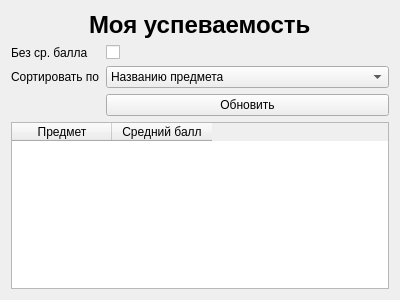
<?xml version="1.0" encoding="UTF-8"?>
<ui version="4.0">
 <class>Progress</class>
 <widget class="QWidget" name="Progress">
  <property name="geometry">
   <rect>
    <x>0</x>
    <y>0</y>
    <width>400</width>
    <height>300</height>
   </rect>
  </property>
  <property name="windowTitle">
   <string>Моя успеваемость</string>
  </property>
  <layout class="QGridLayout" name="gridLayout">
   <item row="2" column="1">
    <layout class="QFormLayout" name="formLayout">
     <item row="0" column="0">
      <widget class="QLabel" name="label_2">
       <property name="text">
        <string>Без ср. балла</string>
       </property>
      </widget>
     </item>
     <item row="0" column="1">
      <widget class="QCheckBox" name="show_without_mark">
       <property name="text">
        <string/>
       </property>
      </widget>
     </item>
     <item row="1" column="0">
      <widget class="QLabel" name="label_3">
       <property name="text">
        <string>Сортировать по</string>
       </property>
      </widget>
     </item>
     <item row="1" column="1">
      <widget class="QComboBox" name="sorting">
       <item>
        <property name="text">
         <string>Названию предмета</string>
        </property>
       </item>
       <item>
        <property name="text">
         <string>Среднему баллу</string>
        </property>
       </item>
      </widget>
     </item>
     <item row="2" column="1">
      <widget class="QPushButton" name="refresh">
       <property name="text">
        <string>Обновить</string>
       </property>
      </widget>
     </item>
    </layout>
   </item>
   <item row="0" column="1">
    <layout class="QHBoxLayout" name="horizontalLayout">
     <item>
      <spacer name="horizontalSpacer">
       <property name="orientation">
        <enum>Qt::Orientation::Horizontal</enum>
       </property>
       <property name="sizeHint" stdset="0">
        <size>
         <width>70</width>
         <height>20</height>
        </size>
       </property>
      </spacer>
     </item>
     <item>
      <widget class="QLabel" name="label">
       <property name="sizePolicy">
        <sizepolicy hsizetype="Preferred" vsizetype="Fixed">
         <horstretch>0</horstretch>
         <verstretch>0</verstretch>
        </sizepolicy>
       </property>
       <property name="font">
        <font>
         <pointsize>18</pointsize>
         <bold>true</bold>
        </font>
       </property>
       <property name="text">
        <string>Моя успеваемость</string>
       </property>
      </widget>
     </item>
     <item>
      <spacer name="horizontalSpacer_2">
       <property name="orientation">
        <enum>Qt::Orientation::Horizontal</enum>
       </property>
       <property name="sizeHint" stdset="0">
        <size>
         <width>40</width>
         <height>20</height>
        </size>
       </property>
      </spacer>
     </item>
    </layout>
   </item>
   <item row="3" column="1">
    <widget class="QTableWidget" name="table">
     <column>
      <property name="text">
       <string>Предмет</string>
      </property>
     </column>
     <column>
      <property name="text">
       <string>Средний балл</string>
      </property>
     </column>
    </widget>
   </item>
  </layout>
 </widget>
 <resources/>
 <connections/>
</ui>
